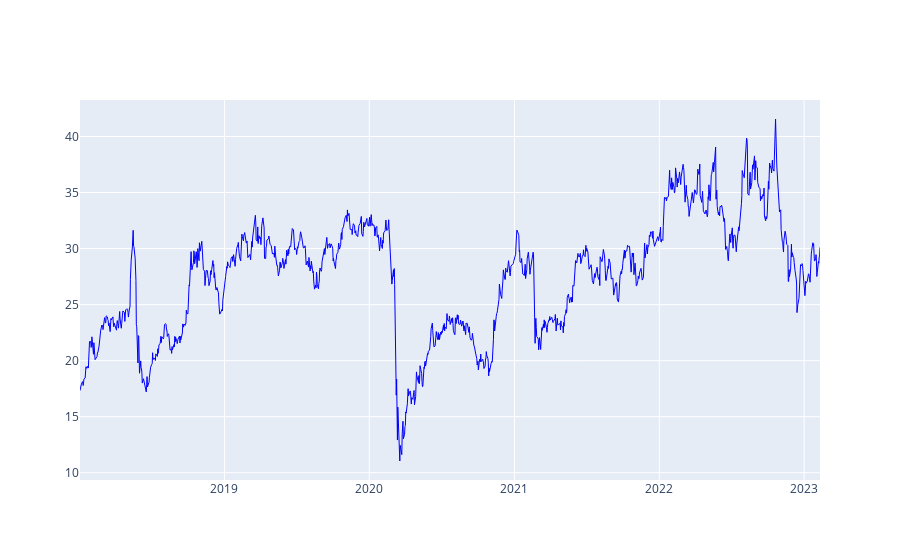

Notebook source saved alongside this figure:
### Code cell
ticker ="PETR3.SA"


df = yf.download(ticker)

df = df["2020":]


df = base["2018":]


fig = go.Figure()

fig.add_trace(
    go.Scatter(
        name="Ação",
        x=df.index,
        y=df["Close"],
        line=dict(color='blue', width=1))
)

### Figure 1 — Plotly figure (JSON) as saved in the notebook; plotly's stock layout.template omitted (floating-point values rounded to 4 significant figures; data arrays with more than 128 entries replaced by an {"elided": "..."} marker saying what was removed)
{"data": [{"line": {"color": "blue", "width": 1}, "name": "Ação", "type": "scatter", "x": {"elided": "1269 str values"}, "y": {"elided": "1269 float values"}}], "layout": {}}
